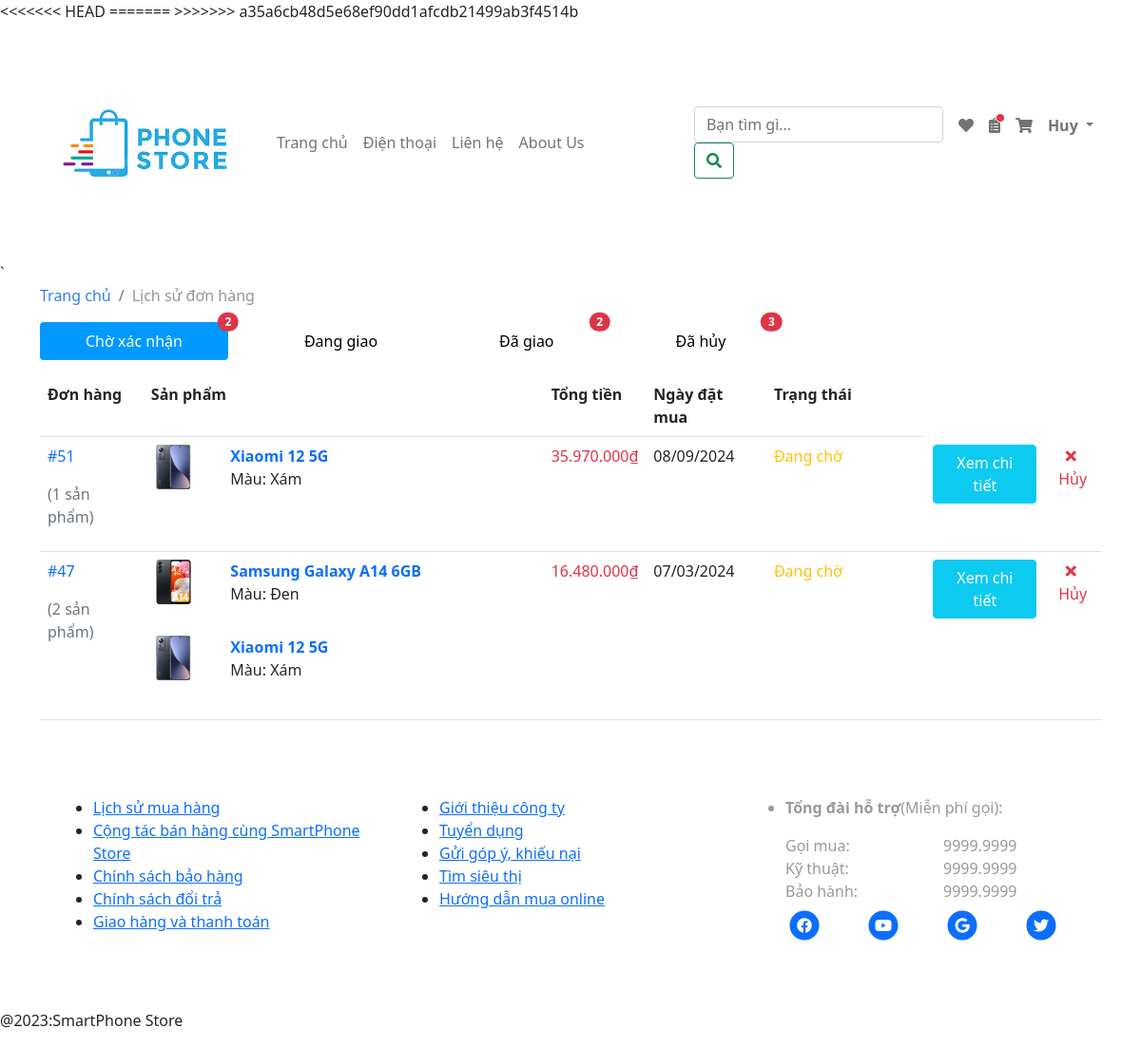
Screenshot of /customer/my_orders.php?pending_orders (signed in) with the database file from the repository.
### tables this page shows
CREATE TABLE `customer_orders` (
  `order_id` int(10) NOT NULL COMMENT 'mã order',
  `customer_id` int(10) NOT NULL,
  `total_price` int(50) NOT NULL,
  `order_date` date NOT NULL,
  `status` text NOT NULL,
  `order_no` int(10) NOT NULL,
  `receiver` varchar(255) NOT NULL,
  `receiver_sex` varchar(10) NOT NULL,
  `receiver_phone` varchar(255) NOT NULL,
  `delivery_location` text NOT NULL,
  `payment_type` varchar(500) NOT NULL,
  `received_date` date NOT NULL
);

CREATE TABLE `customer_order_products` (
  `order_id` int(10) NOT NULL,
  `product_id` int(10) NOT NULL,
  `color` varchar(255) NOT NULL,
  `quantity` int(10) NOT NULL
);

CREATE TABLE `product_img` (
  `product_color_img_id` int(11) NOT NULL,
  `product_id` int(10) NOT NULL,
  `product_color_id` int(10) NOT NULL,
  `product_color_img` text NOT NULL,
  `product_price` int(50) NOT NULL,
  `product_price_des` int(50) NOT NULL,
  `product_quantity` int(50) NOT NULL,
  `product_status` varchar(50) NOT NULL
);

CREATE TABLE `products` (
  `product_id` int(10) NOT NULL,
  `cartegory_id` int(10) NOT NULL,
  `date` datetime NOT NULL,
  `product_name` text NOT NULL,
  `product_des` text NOT NULL,
  `product_screen` varchar(255) NOT NULL,
  `product_os` varchar(255) NOT NULL,
  `product_rear_cam` varchar(255) NOT NULL,
  `product_front_cam` varchar(255) NOT NULL,
  `product_chip` varchar(255) NOT NULL,
  `product_ram` varchar(255) NOT NULL,
  `product_internal_memory` varchar(255) NOT NULL,
  `product_sim` varchar(255) NOT NULL,
  `product_battery` varchar(255) NOT NULL
);

### customer/functions/functions.php (called while the page is built, shortened)
<?php
if (!function_exists('currency_format')) {
  function currency_format($number, $suffix = '₫') {
      if (!empty($number)) {
          return number_format($number, 0, ',', '.') . "{$suffix}";
      }
  }
}
?>

### customer/pending_orders.php (the view, shortened to what this page needs)
<div class="table-responsive">
    <table class="table">
        <tr>
            <th>Đơn hàng</th>
            <th>Sản phẩm</th>
            <th>Tổng tiền</th>
            <th>Ngày đặt mua</th>
            <th>Trạng thái</th>
        </tr>
        <?php
            if(isset($_SESSION['customer_id'])){
                $customer_id = $_SESSION['customer_id'];
                $select_customer_orders = "select * from customer_orders where customer_id = '$customer_id' and (status='Đang chờ' or status LIKE 'Không được xác nhận%') ORDER BY order_id DESC";
                $run_customer_orders = mysqli_query($conn, $select_customer_orders);
                while($row_customer_orders = mysqli_fetch_array($run_customer_orders)){
                    $order_id = $row_customer_orders['order_id'];
                    $order_date = strtotime($row_customer_orders['order_date']);
                    $order_date_format = date("d/m/Y", $order_date);
                    $status = $row_customer_orders['status'];
                    $total_price = $row_customer_orders['total_price'];
                    $total_price_format = currency_format($total_price);
                    $select_customer_order_products = "select * from customer_order_products where order_id='$order_id'";
                    $run_customer_order_products = mysqli_query($conn, $select_customer_order_products);
                    $count_customer_order_products = mysqli_num_rows($run_customer_order_products);
                    echo "
                    <tr class='bg-white'>
                        <td class='text-primary'>#$order_id<p class='text-secondary mt-3'>($count_customer_order_products sản phẩm)</p></td>
                        <td>
                    ";
                    while($row_customer_order_products = mysqli_fetch_array($run_customer_order_products)){
                        $product_id = $row_customer_order_products['product_id'];
                        $color = $row_customer_order_products['color'];
                        $get_color = "select * from product_color where product_color_name = '$color'";
                        $run_color = mysqli_query($conn, $get_color);
                        $row_color = mysqli_fetch_array($run_color);
                        $product_color_id = $row_color['product_color_id'];
                        $select_product = "select * from products where product_id = '$product_id'";
                        $run_product = mysqli_query($conn, $select_product);
                        $row_product = mysqli_fetch_array($run_product);
                        $product_name = $row_product['product_name'];
                        $select_product_img = "select * from product_img where product_id = '$product_id' and product_color_id = '$product_color_id'";
                        $run_product_img = mysqli_query($conn, $select_product_img);
                        $row_product_img = mysqli_fetch_array($run_product_img);
                            $product_img = $row_product_img['product_color_img'];
                        echo "
                            <div class='row mb-4'>
                                <div class='col-md-2 col-11 mx-auto justify-content-center product-img'>
                                    <a href='../shop-detail.php?product_id=$product_id&color=$product_color_id' target='_blank'><img src='../administrator/product_img/$product_img' width='200px' class='img-fluid' alt=''></a>
                                </div>
                                <div class='col-md-10 col-11 mx-auto ps-4'>
                                    <a href='../shop-detail.php?product_id=$product_id&color=$product_color_id' target='_blank' class='mb-4 fw-bold text-decoration-none product-name'>
                                        $product_name
                                    </a>
                                    <span class='mb-2 d-block color'>Màu: $color</span>
                                </div>
                            </div>
                        ";
                    }
                    echo "
                        </td>
                        <td class='text-danger'>$total_price_format</td>
                        <td>$order_date_format</td>
                        <td class='";
                        if($status=='Đang chờ') echo "text-warning";
                        else echo "text-secondary";
                    echo "' style='width: 15%'>$status</td>
                        <td><a href='order_detail.php?order_id=$order_id' class='btn btn-info text-white'>Xem chi tiết</a></td>
                        <td class=''>
                            <form action='' method='post'>
                                <input type='hidden' name='order_id' value='$order_id'>
                                <button onclick='cancel_order($order_id)' id='cancel_order$order_id' class='btn btn-white text-danger' style='border: none; padding: 0'><i class='fas fa-times me-1'></i>Hủy</button>
                            </form>
                        </td>
                    </tr>
                    ";
                }
            }
        ?>
    </table>
</div>

### rows the page displays
customer_orders: order_id "51", count_customer_order_products "1", total_price "35.970.000₫", order_date "08/09/2024", status "Đang chờ"
customer_order_products: product_img.product_color_img (picture), product.product_name "Xiaomi 12 5G", color "Xám"
customer_orders: order_id "47", count_customer_order_products "2", total_price "16.480.000₫", order_date "07/03/2024", status "Đang chờ"
customer_order_products: product_img.product_color_img (picture), product.product_name "Samsung Galaxy A14 6GB", color "Đen"
customer_order_products: product_img.product_color_img (picture), product.product_name "Xiaomi 12 5G", color "Xám"

### other values shown
$_SESSION['customer_name'] "Huy"
$count_pending_orders "2"
$count_delivered_orders "2"
$count_canceled_orders "3"
